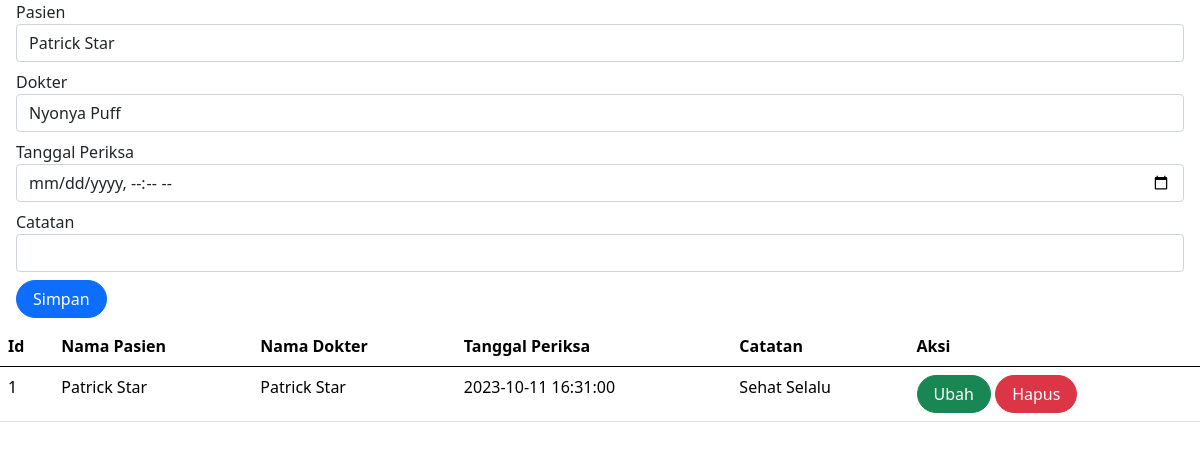
The app's page /periksa.php with its own data.
### tables this page shows
CREATE TABLE `periksa` (
  `id` int(10) NOT NULL,
  `id_pasien` int(11) DEFAULT NULL,
  `id_dokter` int(11) DEFAULT NULL,
  `tgl_periksa` datetime DEFAULT NULL,
  `catatan` text DEFAULT NULL
);

CREATE TABLE `pasien` (
  `id` int(11) NOT NULL,
  `nama` varchar(255) DEFAULT NULL,
  `alamat` varchar(255) DEFAULT NULL,
  `no_hp` varchar(50) DEFAULT NULL
);

CREATE TABLE `dokter` (
  `id` int(10) NOT NULL,
  `nama` varchar(255) NOT NULL,
  `alamat` varchar(255) NOT NULL,
  `no_hp` varchar(50) NOT NULL
);

### periksa.php (the view, shortened to what this page needs)
<?php
include_once("conpoli.php");
?>
<!DOCTYPE html>
<html lang="en">
<head>
    <link rel="stylesheet" href="assets/css/bootstrap.css">
    <link href="https://cdn.jsdelivr.net/npm/bootstrap@5.0.2/dist/css/bootstrap.min.css" rel="stylesheet"
>
</head>
<body>
        <form method="POST" action="" name="myForm" onsubmit="return(validate());">
            <?php
            $id_pasien = '';
            $id_dokter = '';
            $tgl_periksa = '';
            $catatan = '';
            ?>
          <div class="form-group mx-sm-3 mb-2">
                <label for="inputPasien" class="sr-only">Pasien</label>
                <select class="form-control" name="id_pasien">
                    <?php
                    $selected = '';
                    $pasien = mysqli_query($mysqli, "SELECT * FROM pasien");
                    while ($data = mysqli_fetch_array($pasien)) {
                        if ($data['id'] == $id_pasien) {
                            $selected = 'selected="selected"';
                        } else {
                            $selected = '';
                        }
                    ?>
                        <option value="<?php echo $data['id'] ?>" <?php echo $selected ?>><?php echo $data['nama'] ?></option>
                    <?php
                    }
                    ?>
                </select>
            </div>
            <div class="form-group mx-sm-3 mb-2">
                <label for="inputDokter" class="sr-only">Dokter</label>
                <select class="form-control" name="id_dokter">
                    <?php
                    $selected = '';
                    $dokter = mysqli_query($mysqli, "SELECT * FROM dokter");
                    while ($data = mysqli_fetch_array($dokter)) {
                        if ($data['id'] == $id_dokter) {
                            $selected = 'selected="selected"';
                        } else {
                            $selected = '';
                        }
                    ?>
                        <option value='<?php echo $data['id'] ?>' <?php echo $selected ?>><?php echo $data['nama'] ?></option>
                    <?php
                    }
                    ?>
                </select>
            </div>
            <div class="form-group mx-sm-3 mb-2">
              <label for="inputTanggal" class="sr-only">Tanggal Periksa</label>
              <input type="datetime-local" class="form-control" name="tgl_periksa" id="inputTanggalAkhir" value="<?php echo $tgl_periksa?>">
            </div>
            <div class="form-group mx-sm-3 mb-2">
              <label for="inputTanggal" class="sr-only">Catatan</label>
              <input type="text" class="form-control" name="catatan" id="inputTanggalAkhir" value="<?php echo $catatan?>">
            </div>
            <div class="form-group mx-sm-3 mb-2">
              <button type="submit" class="btn btn-primary rounded-pill px-3" name="simpan">Simpan</button>
            </div>
        </form>
        <table class="table table-hover">
            <thead>
                <tr>
                    <th scope="col">Id</th>
                    <th scope="col">Nama Pasien</th>
                    <th scope="col">Nama Dokter</th>
                    <th scope="col">Tanggal Periksa</th>
                    <th scope="col">Catatan</th>
                    <th scope="col">Aksi</th>
                </tr>
            </thead>
            <tbody>
                <?php
                $result = mysqli_query($mysqli, "SELECT pr.*,d.nama as 'nama_dokter', p.nama as 'nama_pasien' FROM periksa pr LEFT JOIN dokter d ON (pr.id_dokter=d.id) LEFT JOIN pasien p ON (pr.id_pasien=p.id) ORDER BY pr.tgl_periksa DESC");
                $no = 1;
                while ($data = mysqli_fetch_array($result)) {
                ?>
                    <tr>
                        <td><?php echo $no++ ?></td>
                        <td><?php echo $data['nama_pasien'] ?></td>
                        <td><?php echo $data['nama_dokter'] ?></td>
                        <td><?php echo $data['tgl_periksa'] ?></td>
                        <td><?php echo $data['catatan'] ?></td>
                        <td>
                            <a class="btn btn-success rounded-pill px-3"
                            href="index.php?page=periksa&id=<?php echo $data['id'] ?>">
                            Ubah</a>
                            <a class="btn btn-danger rounded-pill px-3"
                            href="index.php?page=periksa&id=<?php echo $data['id'] ?>&aksi=hapus">Hapus</a>
                        </td>
                    </tr>
                <?php
                }
                ?>
</body>
</html>

### records on screen
periksa: id_pasien.nama "Patrick Star", id_dokter.nama "Patrick Star", tgl_periksa "2023-10-11 16:31:00", catatan "Sehat Selalu"

### other values on screen
form field id_pasien "Patrick Star"
form field id_dokter "Nyonya Puff"
